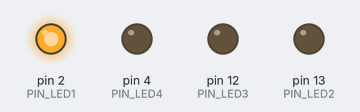
This sketch was run on a simulated Arduino Uno, built with avr-gcc and run on an emulated ATmega328P. Shown: output pins drawn as LEDs (lit = HIGH).

Above: at 0.15 s.
At 0.78 s:
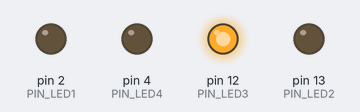
At 1.76 s:
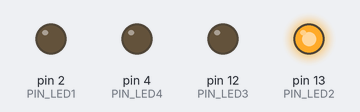
At 2.41 s:
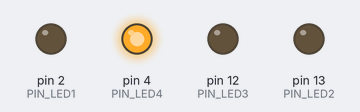
Timing chart, 0 to 3.0 s (numbered marks = the images above):
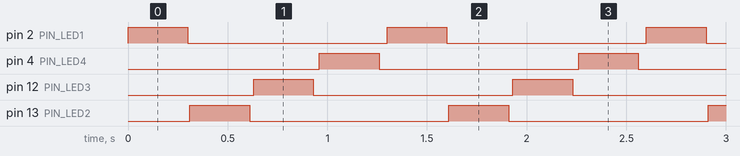

The sketch:

blinking_led1.ino
```cpp
// In this program, I have written this code to control the output of four LEDs. Each LED produces a HIGH output,
// that is it stays on and goes off at different time intervals for each respective LED

//The first LED is indentified as LED_1 and is assigned the GPIO 2 port
#define PIN_LED1 2
//The second LED is indentified as LED_2 and is assigned the GPIO 13 port
#define PIN_LED2 13
//The third LED is indentified as LED_3 and is assigned the GPIO 12 port
#define PIN_LED3 12
//The fourth LED is indentified as LED_4 and is assigned the GPIO 4 port
#define PIN_LED4 4

//The setup function runs once when you press reset or power the board
void setup() {
  //Initialize each digital pin LED_BUILTIN as an output.
  pinMode(PIN_LED1, OUTPUT);
  pinMode(PIN_LED2, OUTPUT);
  pinMode(PIN_LED3, OUTPUT);
  pinMode(PIN_LED4, OUTPUT);
  //The pinMode function configures the specified pin to behave either as an input or an output
}

//The loop function runs over and over again forever
void loop() {
  digitalWrite(PIN_LED1, 1);  //turns LED1 on (HIGH is the voltage level)
  delay(300);  //stays on for 0.3secs
  digitalWrite(PIN_LED1, 0);  //turns LED1 off (LOW is the voltage level)
  delay(10);  //stays off for 0.01secs

  digitalWrite(PIN_LED2, HIGH);  //turns LED2 on (HIGH is the voltage level)
  delay(300);  //stays on for 0.3secs
  digitalWrite(PIN_LED2, LOW);  //turns LED2 off (LOW is the voltage level)
  delay(20);  //stays off for 0.02secs

  digitalWrite(PIN_LED3, HIGH);  //turns LED3 on (HIGH is the voltage level)
  delay(300);  //stays on for 0.3secs
  digitalWrite(PIN_LED3, LOW);  //turns LED3 off (LOW is the voltage level)
  delay(30);  //stays off for 0.03secs

  digitalWrite(PIN_LED4, HIGH);  //turns LED4 on (HIGH is the voltage level)
  delay(300);  //stays on for 0.3secs
  digitalWrite(PIN_LED4, LOW);  //turns LED4 off (LOW is the voltage level)
  delay(40);  //stays off for 0.04secs

}

//The digitalWrite function writes the value HIGH or LOW (1 or 0) to the given pin
//Writing 1 or HIGH, or, 0 or LOW, can be used interchangeablly in the code

//The delay() function is used to make control board wait for a moment before executing the next statement
//The parameter indicates the number of milliseconds to wait for
```

Measured:
- by itself, pin 2 (PIN_LED1), pin 4 (PIN_LED4), pin 12 (PIN_LED3), pin 13 (PIN_LED2): alternates HIGH for 0.30 s and LOW for 1.0 s
- by itself, everything shown: repeats every 1.3 s, in 8 steps
